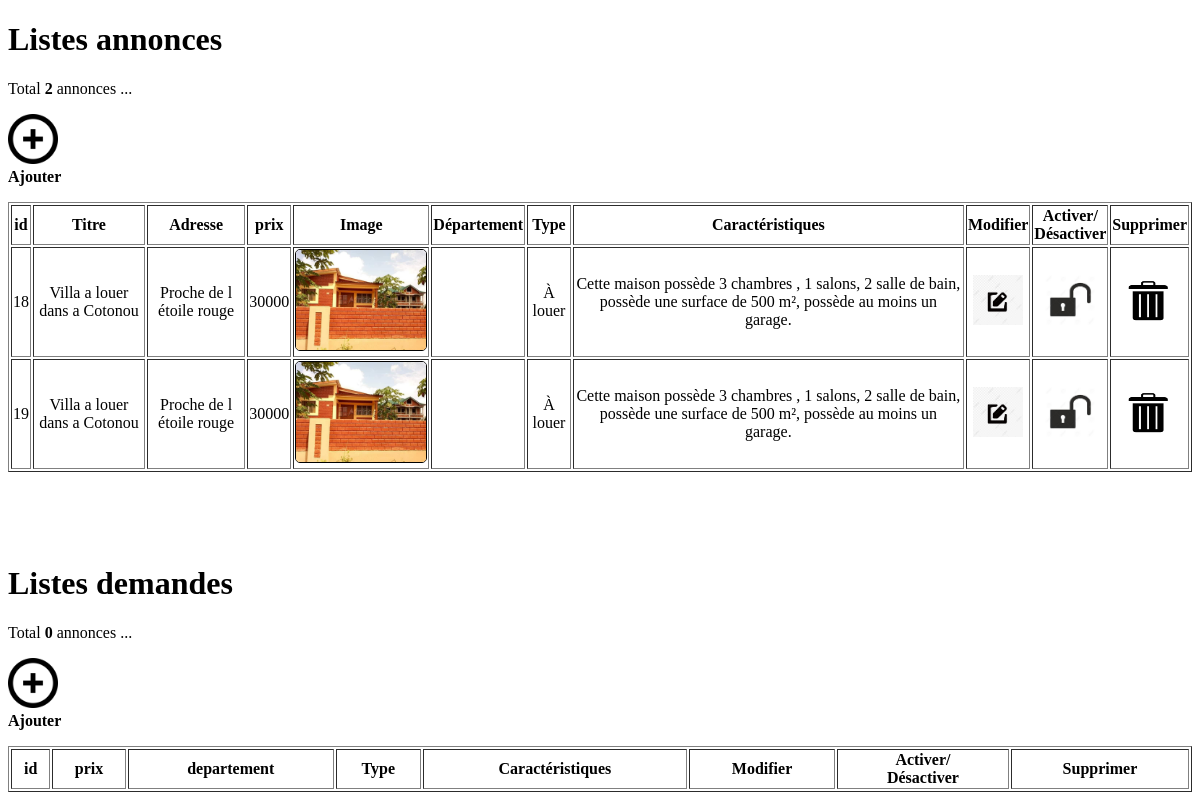
The page /a.php (signed in) on the database its author committed.
### tables this page shows
CREATE TABLE `logement` (
  `id` int(11) NOT NULL,
  `titre` varchar(5000) NOT NULL,
  `adresse` varchar(5000) NOT NULL,
  `prix` int(11) NOT NULL,
  `image` varchar(500) NOT NULL,
  `carac` varchar(10000) NOT NULL,
  `departement` varchar(50) NOT NULL,
  `type` varchar(50) NOT NULL,
  `status` int(11) NOT NULL DEFAULT 1,
  `categorie` varchar(255) NOT NULL,
  `login_createur` varchar(255) NOT NULL,
  `telephone` int(11) NOT NULL,
  `date` date NOT NULL DEFAULT '2002-02-27'
);

### a.php (the view, shortened to what this page needs)
<?php require_once('connection.php');
 $users= $_SESSION['monlogin'];
?>
<!DOCTYPE html>
<html>
    <head>
        <link rel="stylesheet" href="css/gestion.css" type="text/css">
    </head>
    <body>
    <p><h1><b>Listes annonces </b></h1>
    <?php
        $requete="SELECT * from Logement where categorie='offre' and login_createur='$users' ";
        $resultat=mysqli_query($conn,$requete);
        $nbr=mysqli_num_rows($resultat);
        echo "<p> Total <b>".$nbr."</b> annonces ...";
    ?></p>
    <p> <a href="Ajouter.php"><img src="images/61183.png"  width="50px" height="50px"> </a><br><b>Ajouter</b></p>
<table width="100%" border="1px" class="tableaustyle">
        <tr>
            <th>id</th>
            <th>Titre</th>
            <th>Adresse</th>
            <th>prix</th>
            <th>Image</th>
            <th>Département</th>
            <th>Type</th>
            <th>Caractéristiques</th>
            <th>Modifier</th>
            <th>Activer/<br>Désactiver</th>
            <th>Supprimer</th>
    </tr>
    <?php
    while($ligne=mysqli_fetch_assoc($resultat)){
        ?>
        <tr>
            <td><?php echo $ligne['id']?></td>
            <td><?php echo $ligne['titre']?></td>
            <td><?php echo $ligne['adresse']?></td>
            <td><?php echo $ligne['prix']?></td>
            <td><img src='<?php echo $ligne['image']?>' class="myphoto"></td>
            <td><?php echo $ligne['departement']?></td>
            <td><?php echo $ligne['type']?></td>
            <td><?php echo $ligne['carac']?></td>
            <td><a href="Modifier.php?modifanon=<?php echo $ligne['id']?>"><img src='images/pngtree-black-edit-icon-png-image_4422168.jpg'  width="50px" height="50px"></td>
            <td><?php
            if ($ligne['status']) {
                echo '<a href="activation.php?fermeranon='.$ligne['id'].'"><img src="images/images.jpg"  width="50px" height="50px">' ;
            }
            else {
                echo '<a href="activation.php?fermeranon='.$ligne['id'].'"><img src="images/téléchargement (1).png"  width="50px" height="50px">' ;
            }
            ?>
            </td>
            <td><a href="Supprimer.php?suprimanno=<?php echo $ligne['id']?>"><img src='images/téléchargement.png'  width="50px" height="50px"></td>
        </tr>
<?php }?>
</table>
<br>
<br>
<br>
<br>
<p><h1><b>Listes demandes </b></h1>
    <?php
        $requete="SELECT * from Logement where categorie='demande' and login_createur='$users' ";
        $resultat=mysqli_query($conn,$requete);
        $nbr=mysqli_num_rows($resultat);
        echo "<p> Total <b>".$nbr."</b> annonces ...";
    ?></p>
    <p> <a href="Ajouterdemande.php"><img src="images/61183.png"  width="50px" height="50px"> </a><br><b>Ajouter</b></p>
<table width="100%" border="1px" class="tableaustyle">
        <tr>
            <th>id</th>
            <th>prix</th>
            <th>departement</th>
            <th>Type</th>
            <th>Caractéristiques</th>
            <th>Modifier</th>
            <th>Activer/<br>Désactiver</th>
            <th>Supprimer</th>
    </tr>
</table>
</body>
</html>

### css/gestion.css (style rules this page uses)
td, th,tr { vertical-align: middle; text-align :center; }

### a.php (style rules this page uses)
.myphoto { width: 130px; height: 100px; border-radius: 5px; border: 1px solid; }

### rows shown on the page
logement: id "18", titre "Villa a louer dans a Cotonou", adresse "Proche de l étoile rouge", prix "30000", image (picture), type "À louer", carac "Cette maison possède 3 chambres , 1 salons, 2 salle de bain, possède une surface de 500 m², possède au moins un garage.", status 1 (drawn)
logement: id "19", titre "Villa a louer dans a Cotonou", adresse "Proche de l étoile rouge", prix "30000", image (picture), type "À louer", carac "Cette maison possède 3 chambres , 1 salons, 2 salle de bain, possède une surface de 500 m², possède au moins un garage.", status 1 (drawn)

### other values the page prints
$nbr "2"
$nbr "0"
